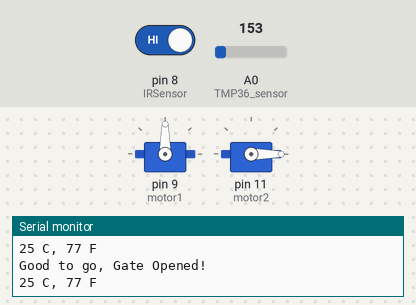
This sketch was run on a simulated Arduino Uno, built with avr-gcc and run on an emulated ATmega328P. On the bench: 2 × servo, the last lines printed to the serial monitor. The inputs (shaded band) are chosen by the test bench; at power-on: pin 8 (IRSensor) HIGH, A0 (TMP36_sensor) = 153.

Above: at 6.8 s.
6.9 s: pin 8 (IRSensor) driven LOW
At 14.4 s:
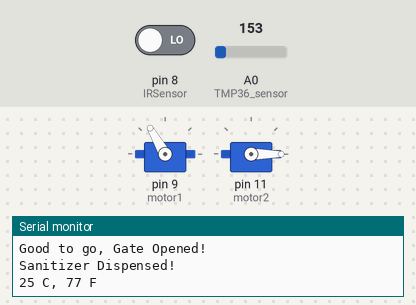
20.0 s: A0 (TMP36_sensor) set to 168
26.7 s: A0 (TMP36_sensor) set to 190
At 27.9 s:
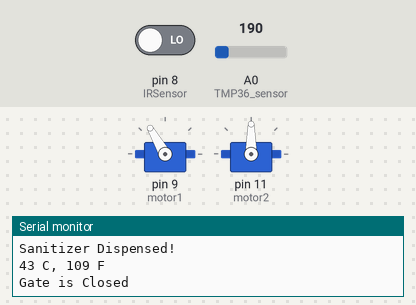
33.4 s: A0 (TMP36_sensor) set to 175
At 40.4 s:
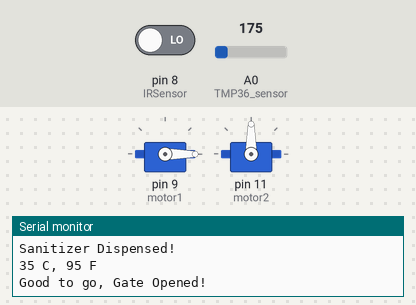
47.4 s: A0 (TMP36_sensor) set to 191
At 48.1 s:
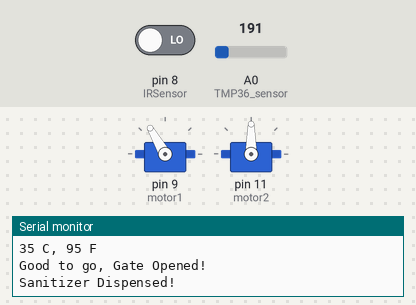
Timing chart, 0 to 55.1 s (numbered marks = the images above; inputs shaded):
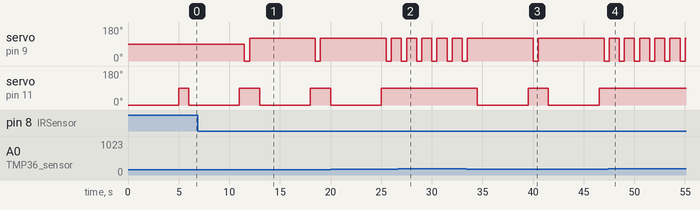

The sketch:

Hand_Sense_TKad.ino
```cpp
/* Program for hand sanatizer system using IR hand detection sensor + Temperature detection simulation in TinkerCAD */

#include <Servo.h>    //library definitions
Servo motor1;
Servo motor2;
int IRSensor = 8;     //IR sensor input

int normalTemp = 0;   //set threshold body temperature
int celsius = 0;
int fahrenheit = 0;

void setup()
{
  pinMode(A0, INPUT);   //TMP36 sensor
  motor1.attach(9);     //sanitizer servo
  motor2.attach(11);    //flip-gate servo

  Serial.begin(9600);

  pinMode(IRSensor, INPUT);
}

void loop()
{

/*Body temperature and gate control part*/

  normalTemp = 37;    //Normal human body temp

  celsius = map(((analogRead(A0) - 20) * 3.04), 0, 1023, -40, 125);

  fahrenheit = ((celsius * 9) / 5 + 32);
  Serial.print(celsius);
  Serial.print(" C, ");
  Serial.print(fahrenheit);
  Serial.println(" F");

  if(celsius <= normalTemp)   //detcted temperature < normal?
  {
    motor2.write(0);
    delay(5000);
    motor2.write(90);
    delay(500);
    Serial.println("Good to go, Gate Opened!");
  }
  else            //detected temperature > normal?
  {
    Serial.println("Gate is Closed");
  }

/*IR hand sensor and sanitizer dispenser part*/

  if(digitalRead(IRSensor) == 0)  //check IR sensor status
  {
    motor1.write(0);
    delay(500);
    motor1.write(120);
    delay(500);
    Serial.println("Sanitizer Dispensed!");
  }
  delay(500);
}
```

Measured:
- the behaviour switches between 179 and 180 on A0 (TMP36_sensor) (found by bisection; images 1 and 2)
- after the input at 6.9 s, servo on pin 9 (motor1): alternates 120° for 6.5 s and 0° for 0.50 s, starting after 4.6 s
- after the input at 26.7 s, servo on pin 11 (motor2): stays 90° (without the input it goes to 0° after 0.30 s)
- after the input at 33.4 s, servo on pin 9 (motor1): 120° → 0° after 6.6 s, → 120° 0.50 s later, → 0° 6.5 s later; servo on pin 11 (motor2): alternates 90° for 2.0 s and 0° for 5.0 s, starting after 1.1 s
- after the input at 47.4 s, servo on pin 11 (motor2): stays 90° (without the input it goes to 0° after 1.1 s)
